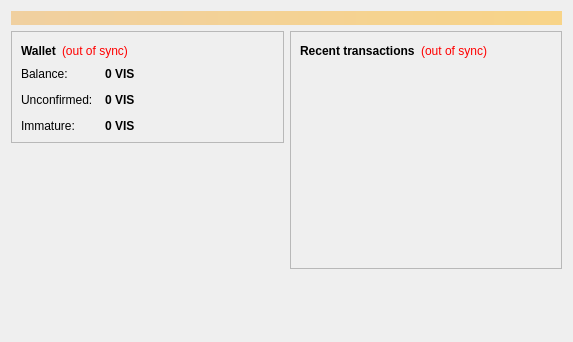
<?xml version="1.0" encoding="UTF-8"?>
<ui version="4.0">
 <class>OverviewPage</class>
 <widget class="QWidget" name="OverviewPage">
  <property name="geometry">
   <rect>
    <x>0</x>
    <y>0</y>
    <width>573</width>
    <height>342</height>
   </rect>
  </property>
  <property name="windowTitle">
   <string>Form</string>
  </property>
  <layout class="QVBoxLayout" name="topLayout">
   <item>
    <widget class="QLabel" name="labelAlerts">
     <property name="visible">
      <bool>false</bool>
     </property>
     <property name="styleSheet">
      <string notr="true">background-color: qlineargradient(x1: 0, y1: 0, x2: 1, y2: 0, stop:0 #F0D0A0, stop:1 #F8D488); color:#000000;</string>
     </property>
     <property name="wordWrap">
      <bool>true</bool>
     </property>
     <property name="margin">
      <number>3</number>
     </property>
    </widget>
   </item>
   <item>
    <layout class="QHBoxLayout" name="horizontalLayout" stretch="1,1">
     <item>
      <layout class="QVBoxLayout" name="verticalLayout_2">
       <item>
        <widget class="QFrame" name="frame">
         <property name="frameShape">
          <enum>QFrame::StyledPanel</enum>
         </property>
         <property name="frameShadow">
          <enum>QFrame::Raised</enum>
         </property>
         <layout class="QVBoxLayout" name="verticalLayout_4">
          <item>
           <layout class="QHBoxLayout" name="horizontalLayout_4">
            <item>
             <widget class="QLabel" name="label_5">
              <property name="font">
               <font>
                <weight>75</weight>
                <bold>true</bold>
               </font>
              </property>
              <property name="text">
               <string>Wallet</string>
              </property>
             </widget>
            </item>
            <item>
             <widget class="QLabel" name="labelWalletStatus">
              <property name="toolTip">
               <string>The displayed information may be out of date. Your wallet automatically synchronizes with the Vision network after a connection is established, but this process has not completed yet.</string>
              </property>
              <property name="styleSheet">
               <string notr="true">QLabel { color: red; }</string>
              </property>
              <property name="text">
               <string notr="true">(out of sync)</string>
              </property>
              <property name="alignment">
               <set>Qt::AlignLeading|Qt::AlignLeft|Qt::AlignVCenter</set>
              </property>
             </widget>
            </item>
            <item>
             <spacer name="horizontalSpacer_2">
              <property name="orientation">
               <enum>Qt::Horizontal</enum>
              </property>
              <property name="sizeHint" stdset="0">
               <size>
                <width>40</width>
                <height>20</height>
               </size>
              </property>
             </spacer>
            </item>
           </layout>
          </item>
          <item>
           <layout class="QFormLayout" name="formLayout_2">
            <property name="fieldGrowthPolicy">
             <enum>QFormLayout::AllNonFixedFieldsGrow</enum>
            </property>
            <property name="horizontalSpacing">
             <number>12</number>
            </property>
            <property name="verticalSpacing">
             <number>12</number>
            </property>
            <item row="0" column="0">
             <widget class="QLabel" name="label">
              <property name="text">
               <string>Balance:</string>
              </property>
             </widget>
            </item>
            <item row="0" column="1">
             <widget class="QLabel" name="labelBalance">
              <property name="font">
               <font>
                <weight>75</weight>
                <bold>true</bold>
               </font>
              </property>
              <property name="cursor">
               <cursorShape>IBeamCursor</cursorShape>
              </property>
              <property name="toolTip">
               <string>Your current balance</string>
              </property>
              <property name="text">
               <string notr="true">0 VIS</string>
              </property>
              <property name="textInteractionFlags">
               <set>Qt::LinksAccessibleByMouse|Qt::TextSelectableByKeyboard|Qt::TextSelectableByMouse</set>
              </property>
             </widget>
            </item>
            <item row="1" column="0">
             <widget class="QLabel" name="label_3">
              <property name="text">
               <string>Unconfirmed:</string>
              </property>
             </widget>
            </item>
            <item row="1" column="1">
             <widget class="QLabel" name="labelUnconfirmed">
              <property name="font">
               <font>
                <weight>75</weight>
                <bold>true</bold>
               </font>
              </property>
              <property name="cursor">
               <cursorShape>IBeamCursor</cursorShape>
              </property>
              <property name="toolTip">
               <string>Total of transactions that have yet to be confirmed, and do not yet count toward the current balance</string>
              </property>
              <property name="text">
               <string notr="true">0 VIS</string>
              </property>
              <property name="textInteractionFlags">
               <set>Qt::LinksAccessibleByMouse|Qt::TextSelectableByKeyboard|Qt::TextSelectableByMouse</set>
              </property>
             </widget>
            </item>
            <item row="2" column="0">
             <widget class="QLabel" name="labelImmatureText">
              <property name="text">
               <string>Immature:</string>
              </property>
             </widget>
            </item>
            <item row="2" column="1">
             <widget class="QLabel" name="labelImmature">
              <property name="font">
               <font>
                <weight>75</weight>
                <bold>true</bold>
               </font>
              </property>
              <property name="toolTip">
               <string>Mined balance that has not yet matured</string>
              </property>
              <property name="text">
               <string notr="true">0 VIS</string>
              </property>
              <property name="textInteractionFlags">
               <set>Qt::LinksAccessibleByMouse|Qt::TextSelectableByKeyboard|Qt::TextSelectableByMouse</set>
              </property>
             </widget>
            </item>
           </layout>
          </item>
         </layout>
        </widget>
       </item>
       <item>
        <spacer name="verticalSpacer">
         <property name="orientation">
          <enum>Qt::Vertical</enum>
         </property>
         <property name="sizeHint" stdset="0">
          <size>
           <width>20</width>
           <height>40</height>
          </size>
         </property>
        </spacer>
       </item>
      </layout>
     </item>
     <item>
      <layout class="QVBoxLayout" name="verticalLayout_3">
       <item>
        <widget class="QFrame" name="frame_2">
         <property name="frameShape">
          <enum>QFrame::StyledPanel</enum>
         </property>
         <property name="frameShadow">
          <enum>QFrame::Raised</enum>
         </property>
         <layout class="QVBoxLayout" name="verticalLayout">
          <item>
           <layout class="QHBoxLayout" name="horizontalLayout_2">
            <item>
             <widget class="QLabel" name="label_4">
              <property name="text">
               <string>&lt;b&gt;Recent transactions&lt;/b&gt;</string>
              </property>
             </widget>
            </item>
            <item>
             <widget class="QLabel" name="labelTransactionsStatus">
              <property name="toolTip">
               <string>The displayed information may be out of date. Your wallet automatically synchronizes with the Vision network after a connection is established, but this process has not completed yet.</string>
              </property>
              <property name="styleSheet">
               <string notr="true">QLabel { color: red; }</string>
              </property>
              <property name="text">
               <string notr="true">(out of sync)</string>
              </property>
              <property name="alignment">
               <set>Qt::AlignRight|Qt::AlignTrailing|Qt::AlignVCenter</set>
              </property>
             </widget>
            </item>
            <item>
             <spacer name="horizontalSpacer">
              <property name="orientation">
               <enum>Qt::Horizontal</enum>
              </property>
              <property name="sizeHint" stdset="0">
               <size>
                <width>40</width>
                <height>20</height>
               </size>
              </property>
             </spacer>
            </item>
           </layout>
          </item>
          <item>
           <widget class="QListView" name="listTransactions">
            <property name="styleSheet">
             <string notr="true">QListView { background: transparent; }</string>
            </property>
            <property name="frameShape">
             <enum>QFrame::NoFrame</enum>
            </property>
            <property name="verticalScrollBarPolicy">
             <enum>Qt::ScrollBarAlwaysOff</enum>
            </property>
            <property name="horizontalScrollBarPolicy">
             <enum>Qt::ScrollBarAlwaysOff</enum>
            </property>
            <property name="selectionMode">
             <enum>QAbstractItemView::NoSelection</enum>
            </property>
           </widget>
          </item>
         </layout>
        </widget>
       </item>
       <item>
        <spacer name="verticalSpacer_2">
         <property name="orientation">
          <enum>Qt::Vertical</enum>
         </property>
         <property name="sizeHint" stdset="0">
          <size>
           <width>20</width>
           <height>40</height>
          </size>
         </property>
        </spacer>
       </item>
      </layout>
     </item>
    </layout>
   </item>
  </layout>
 </widget>
 <resources/>
 <connections/>
</ui>
